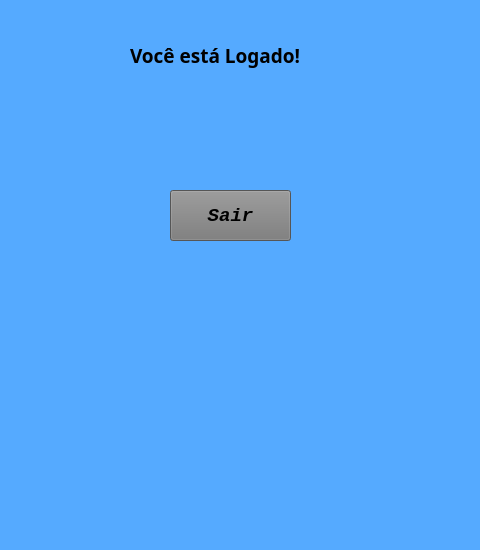
<?xml version="1.0" encoding="UTF-8"?>
<ui version="4.0">
 <class>MainWindow</class>
 <widget class="QMainWindow" name="MainWindow">
  <property name="geometry">
   <rect>
    <x>0</x>
    <y>0</y>
    <width>480</width>
    <height>550</height>
   </rect>
  </property>
  <property name="minimumSize">
   <size>
    <width>480</width>
    <height>550</height>
   </size>
  </property>
  <property name="maximumSize">
   <size>
    <width>480</width>
    <height>550</height>
   </size>
  </property>
  <property name="windowTitle">
   <string>MainWindow</string>
  </property>
  <property name="styleSheet">
   <string notr="true">background-color: rgb(85, 170, 255);</string>
  </property>
  <widget class="QWidget" name="centralwidget">
   <widget class="QLabel" name="label">
    <property name="geometry">
     <rect>
      <x>130</x>
      <y>30</y>
      <width>211</width>
      <height>51</height>
     </rect>
    </property>
    <property name="font">
     <font>
      <family>Arial Black</family>
      <pointsize>14</pointsize>
      <weight>75</weight>
      <bold>true</bold>
     </font>
    </property>
    <property name="text">
     <string>Você está Logado!</string>
    </property>
   </widget>
   <widget class="QPushButton" name="pushButton">
    <property name="geometry">
     <rect>
      <x>170</x>
      <y>190</y>
      <width>121</width>
      <height>51</height>
     </rect>
    </property>
    <property name="font">
     <font>
      <family>Consolas</family>
      <pointsize>14</pointsize>
      <weight>75</weight>
      <italic>true</italic>
      <bold>true</bold>
     </font>
    </property>
    <property name="styleSheet">
     <string notr="true">background-color: rgb(120, 120, 120);

</string>
    </property>
    <property name="text">
     <string>Sair</string>
    </property>
   </widget>
  </widget>
  <widget class="QMenuBar" name="menubar">
   <property name="geometry">
    <rect>
     <x>0</x>
     <y>0</y>
     <width>480</width>
     <height>21</height>
    </rect>
   </property>
  </widget>
  <widget class="QStatusBar" name="statusbar"/>
 </widget>
 <resources/>
 <connections/>
</ui>
